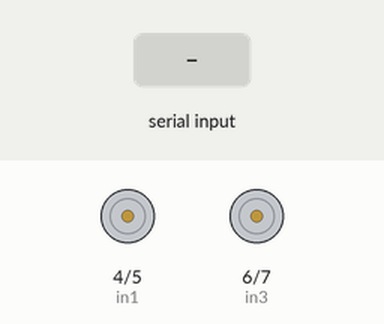
Bench run of a sketch on a simulated Arduino Uno, built with avr-gcc and run on an emulated ATmega328P. On the bench: motor-driver pin pairs drawn as motors (green arrow = first pin HIGH = forward, orange = second pin HIGH = backward, longer = more drive, scaled by the enable pin). The test bench sets the inputs (shaded band).

Above: at 1.2 s.
1.3 s: "u" received over Serial
At 2.5 s:
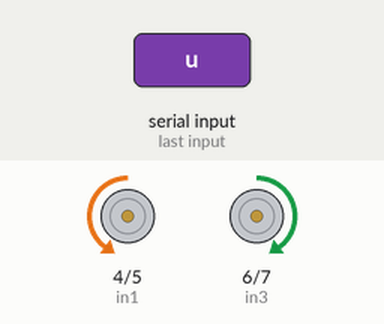
2.8 s: "d" received over Serial
At 3.6 s:
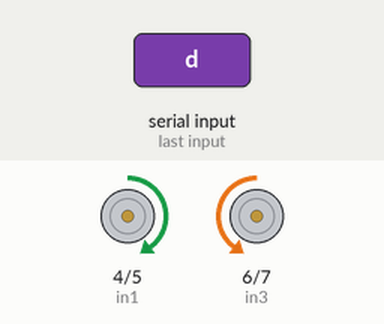
4.3 s: "l" received over Serial
At 4.8 s:
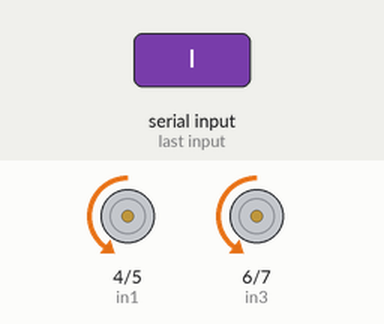
5.8 s: "r" received over Serial
At 7.0 s:
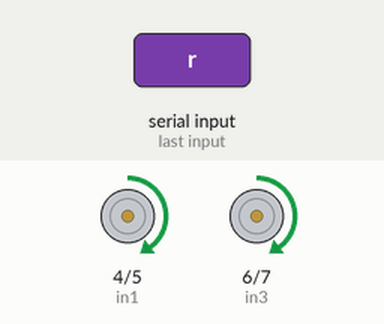
7.3 s: "s" received over Serial
At 8.3 s:
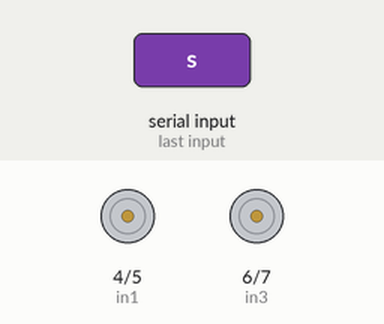
Timing chart, 0 to 9.8 s (numbered marks = the images above; inputs shaded):
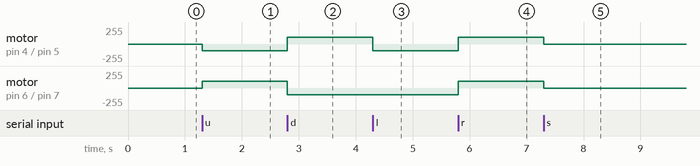

The sketch:

ACVB_v1.ino
```cpp
int app = 0;
int enA = 3;
int in1 = 4;
int in2 = 5;
int enB = 9;
int in3 = 6;
int in4 = 7;

void setup()
{

  pinMode(enA, OUTPUT);
  pinMode(enB, OUTPUT);
  pinMode(in1, OUTPUT);
  pinMode(in2, OUTPUT);
  pinMode(in3, OUTPUT);
  pinMode(in4, OUTPUT);
  Serial.begin(9600);
}

/*-------------- Setup Basic Movement functions --------------*/

void forward () {

    digitalWrite(in1, LOW);
    digitalWrite(in2, HIGH);
    digitalWrite(in3, HIGH);
    digitalWrite(in4, LOW);
    analogWrite(enA, 100);
    analogWrite(enB, 100);
}

void backward () {


    digitalWrite(in1, HIGH);
    digitalWrite(in2, LOW);
    digitalWrite(in3, LOW);
    digitalWrite(in4, HIGH);
    analogWrite(enA, 100);
    analogWrite(enB, 100);

}

void fullStop () {

    digitalWrite(in1, LOW);
    digitalWrite(in2, LOW);
    digitalWrite(in3, LOW);
    digitalWrite(in4, LOW);

}

void right (){

    digitalWrite(in1, HIGH);
    digitalWrite(in2, LOW);
    digitalWrite(in3, HIGH);
    digitalWrite(in4, LOW);
    analogWrite(enA, 100);
    analogWrite(enB, 100);
}

void left (){

    digitalWrite(in1, LOW);
    digitalWrite(in2, HIGH);
    digitalWrite(in3, LOW);
    digitalWrite(in4, HIGH);
    analogWrite(enA, 100);
    analogWrite(enB, 100);
}

void loop() {

  if (Serial.available() > 0) {
     app = Serial.read();
     if (app == 'u'){
      forward();
     }
     if (app == 'd'){
      backward();
     }
     if (app == 'l'){
      left();
     }
     if (app == 'r'){
     right();
     }
     if (app == 's'){
      fullStop();
     }
     }
  }
```

Measured:
- after the input at 1.3 s, motor on pin 4 (in1) / pin 5 (in2): stopped → backward 100/255 at once; motor on pin 6 (in3) / pin 7 (in4): stopped → forward 100/255 at once
- after the input at 2.8 s, motor on pin 4 (in1) / pin 5 (in2): backward 100/255 → forward 100/255 at once; motor on pin 6 (in3) / pin 7 (in4): forward 100/255 → backward 100/255 at once
- after the input at 4.3 s, motor on pin 4 (in1) / pin 5 (in2): forward 100/255 → backward 100/255 at once
- after the input at 5.8 s, motor on pin 4 (in1) / pin 5 (in2), motor on pin 6 (in3) / pin 7 (in4): backward 100/255 → forward 100/255 at once
- after the input at 7.3 s, motor on pin 4 (in1) / pin 5 (in2), motor on pin 6 (in3) / pin 7 (in4): forward 100/255 → stopped at once
